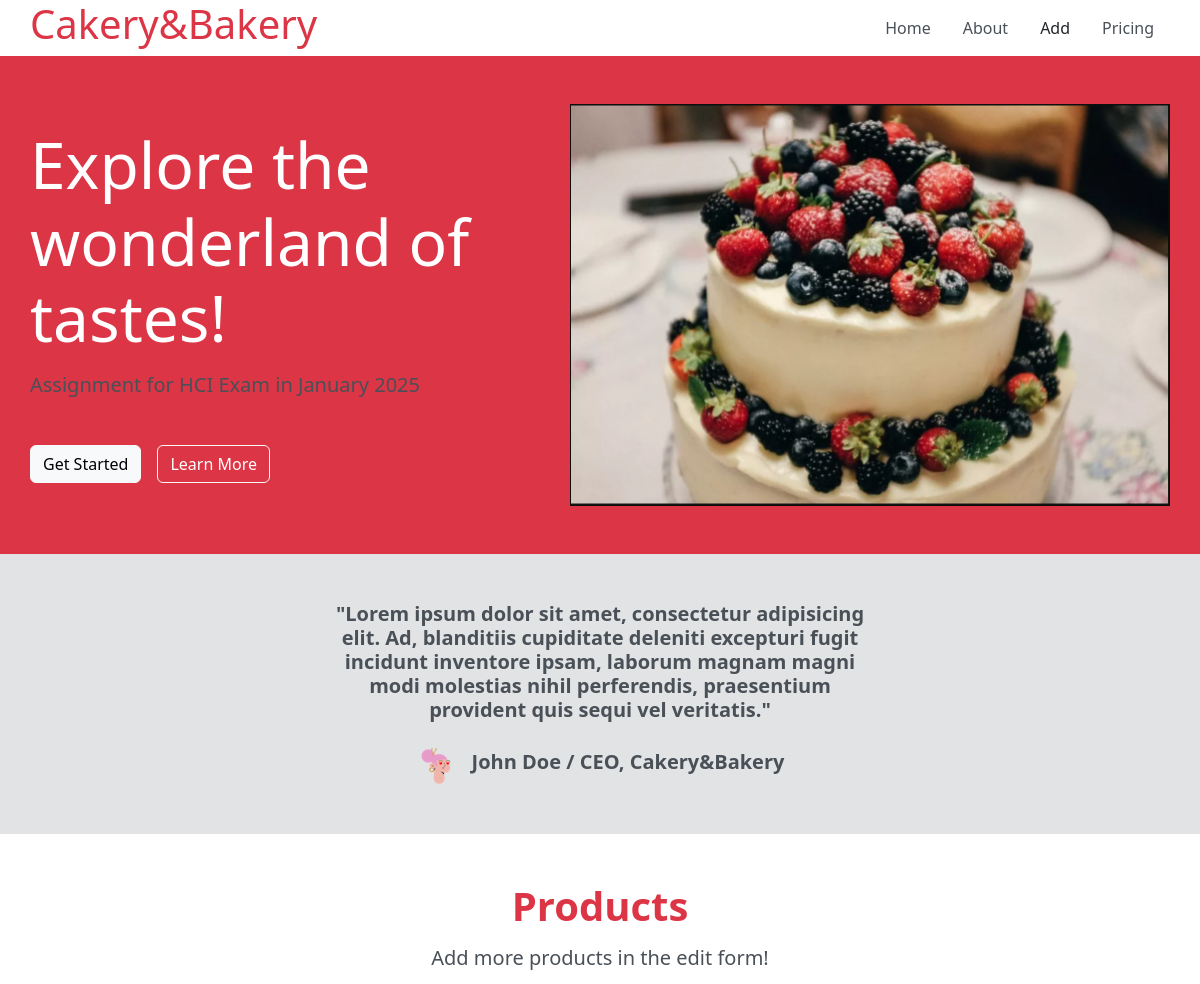
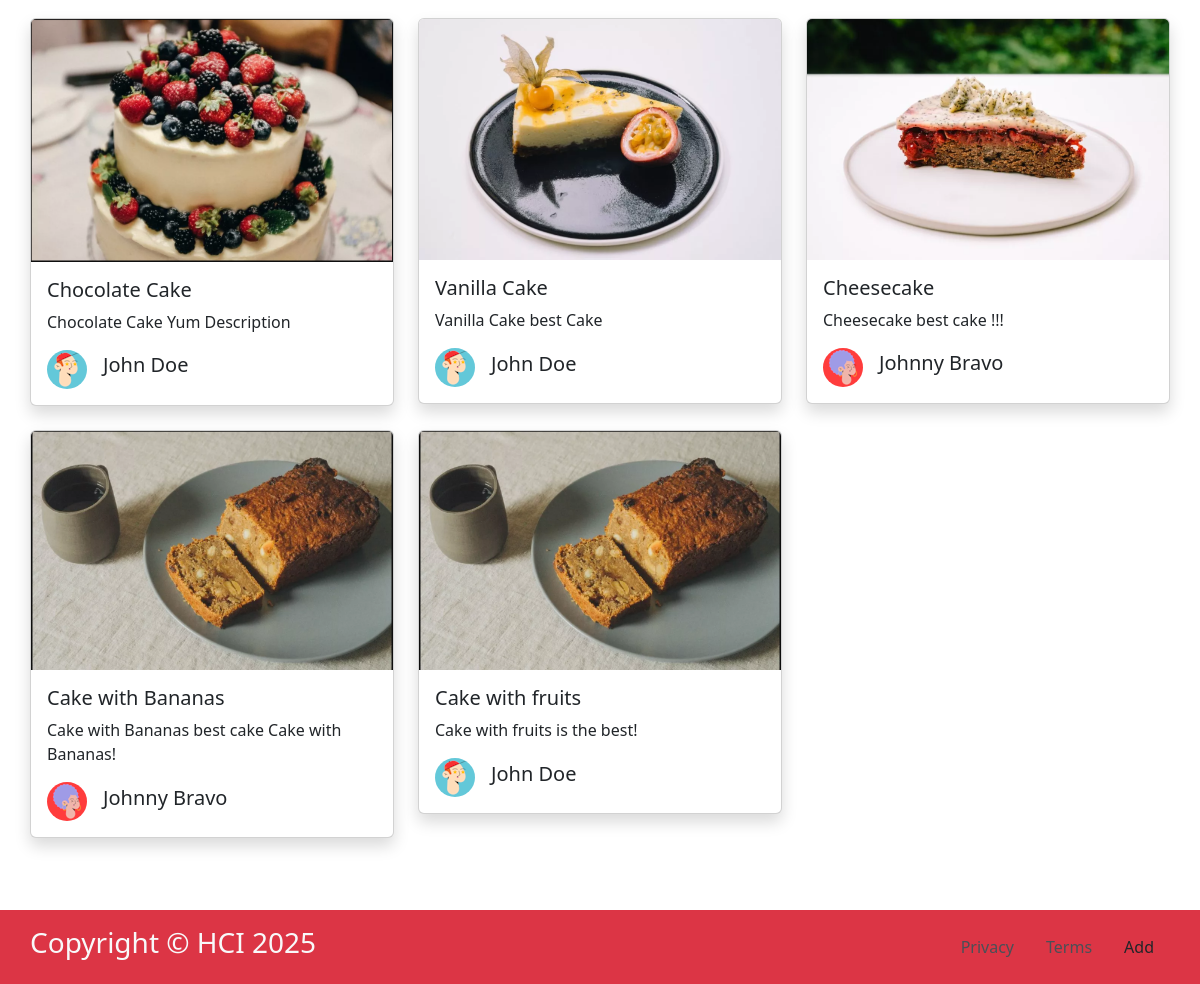
The app's page /index/ with its own data (2 pictures, top to bottom).
### CakeShopApp/models.py (models this page shows, shortened)
class Cake(models.Model):
    baker = models.ForeignKey(Baker, on_delete=models.CASCADE, blank=True, null=True)
    name = models.CharField(max_length=100, blank=True, null=True)
    price = models.IntegerField(blank=True, null=True)
    weight = models.FloatField(blank=True, null=True)
    description = models.TextField(blank=True, null=True)
    image = models.ImageField(upload_to='cakes/', blank=True, null=True)

class Baker(models.Model):
    user = models.ForeignKey(User, on_delete=models.CASCADE, blank=True, null=True)
    name = models.CharField(max_length=100, blank=True, null=True)
    surname = models.CharField(max_length=100, blank=True, null=True)
    phone = models.CharField(max_length=10, blank=True, null=True)
    email = models.EmailField(blank=True, null=True)
    image = models.ImageField(upload_to='bakers/', blank=True, null=True)

### CakeShopApp/views.py (the view)
# urls.py: path('index/', cake_shop_views.index, name='index'),
def index(request):
    cakes = Cake.objects.all()
    return render(request, 'index.html', {'cakes': cakes})

### CakeShopApp/templates/index.html (shortened to what this page needs)
{% load static %}
<!DOCTYPE html>
<html lang="en">
<head>
    <link rel="stylesheet" href="{% static 'bootstrap/css/bootstrap.css' %}">
</head>
<body>
<div class="container-fluid">
    <div class="container px-0 d-flex justify-content-between align-items-center">
        <h1 class="text-danger">Cakery&Bakery</h1>
        <ul class="nav">
            <li class="nav-item">
                <a class="nav-link text-dark-emphasis" href="{% url 'index' %}">Home</a>
            </li>
            <li class="nav-item">
                <a class="nav-link text-dark-emphasis" href="#">About</a>
            </li>
            <li class="nav-item">
                <a class="nav-link text-dark" href="{% url 'add_cake' %}">Add</a>
            </li>
            <li class="nav-item">
                <a class="nav-link text-dark-emphasis">Pricing</a>
            </li>
        </ul>
    </div>
</div>
<div class="container-fluid bg-danger py-5">
    <div class="container px-0 d-flex">
        <div class="w-50 d-flex flex-column justify-content-center">
            <div class="display-3 text-white mb-3">Explore the wonderland of tastes!</div>
            <h5 class="text-dark-emphasis mb-5">Assignment for HCI Exam in January 2025</h5>
            <div class="d-flex">
                <button class="btn btn-light me-3">Get Started</button>
                <button class="btn border border-1 border-light text-white">Learn More</button>
            </div>
        </div>
        <div class="w-50 d-flex justify-content-end">
            <img src="{% static 'section_img_1.png' %}" width="600px" alt="" class="">
        </div>
    </div>
</div>
<div class="container-fluid bg-secondary-subtle py-5">
    <div class="container d-flex justify-content-center">
        <div class="w-50">
            <h5 class="text-dark-emphasis text-center fw-bold mb-4">"Lorem ipsum dolor sit amet, consectetur adipisicing elit.
                Ad, blanditiis cupiditate deleniti excepturi fugit incidunt inventore ipsam, laborum magnam magni modi
                molestias nihil perferendis, praesentium provident quis sequi vel veritatis."</h5>
            <div class="d-flex justify-content-center align-items-center">
                <img src="{% static 'avatar_img_1.png' %}" alt="" class="me-3">
                <h5 class="text-dark-emphasis text-center fw-bold p-0">John Doe / CEO, Cakery&Bakery</h5>
            </div>
        </div>
    </div>
</div>
<div class="container-fluid">
    <div class="container px-0 py-5">
        <div class="row mb-4">
            <h1 class="fw-bold text-danger mb-3 text-center">Products</h1>
            <h5 class="text-dark-emphasis text-center">Add more products in the edit form!</h5>
        </div>
        <div class="row row-cols-3">
            {% for cake in cakes %}
                <div class="col mb-4">
                    <div class="card shadow">
                      <img src="{{ cake.image.url }}" class="card-img-top " alt="...">
                      <div class="card-body">
                        <h5 class="card-title">{{ cake.name }}</h5>
                        <p class="card-text">{{ cake.description }}</p>
                        <div class="d-flex align-items-center ">
                            <img src="{{ cake.baker.image.url }}" class="rounded-circle p-0 me-3" alt="">
                            <h5 class="p-0">{{ cake.baker.name }} {{ cake.baker.surname }}</h5>
                        </div>
                      </div>
                    </div>
                </div>
            {% endfor %}
        </div>
    </div>
</div>
<div class="container-fluid bg-danger py-3">
    <div class="container px-0 d-flex justify-content-between align-items-center">
        <h3 class="text-light">Copyright <span>&copy;</span> HCI 2025</h3>
        <ul class="nav">
            <li class="nav-item">
                <a class="nav-link text-dark-emphasis">Privacy</a>
            </li>
            <li class="nav-item">
                <a class="nav-link text-dark-emphasis" href="#">Terms</a>
            </li>
            <li class="nav-item">
                <a class="nav-link text-dark" href="{% url 'add_cake' %}">Add</a>
            </li>
        </ul>
    </div>
</div>
</body>
</html>

### records on screen
Cake: image (picture), name "Chocolate Cake", description "Chocolate Cake Yum Description", baker.image (picture), baker.name "John", baker.surname "Doe"
Cake: image (picture), name "Vanilla Cake", description "Vanilla Cake best Cake", baker.image (picture), baker.name "John", baker.surname "Doe"
Cake: image (picture), name "Cheesecake", description "Cheesecake best cake !!!", baker.image (picture), baker.name "Johnny", baker.surname "Bravo"
Cake: image (picture), name "Cake with Bananas", description "Cake with Bananas best cake Cake with Bananas!", baker.image (picture), baker.name "Johnny", baker.surname "Bravo"
Cake: image (picture), name "Cake with fruits", description "Cake with fruits is the best!", baker.image (picture), baker.name "John", baker.surname "Doe"
